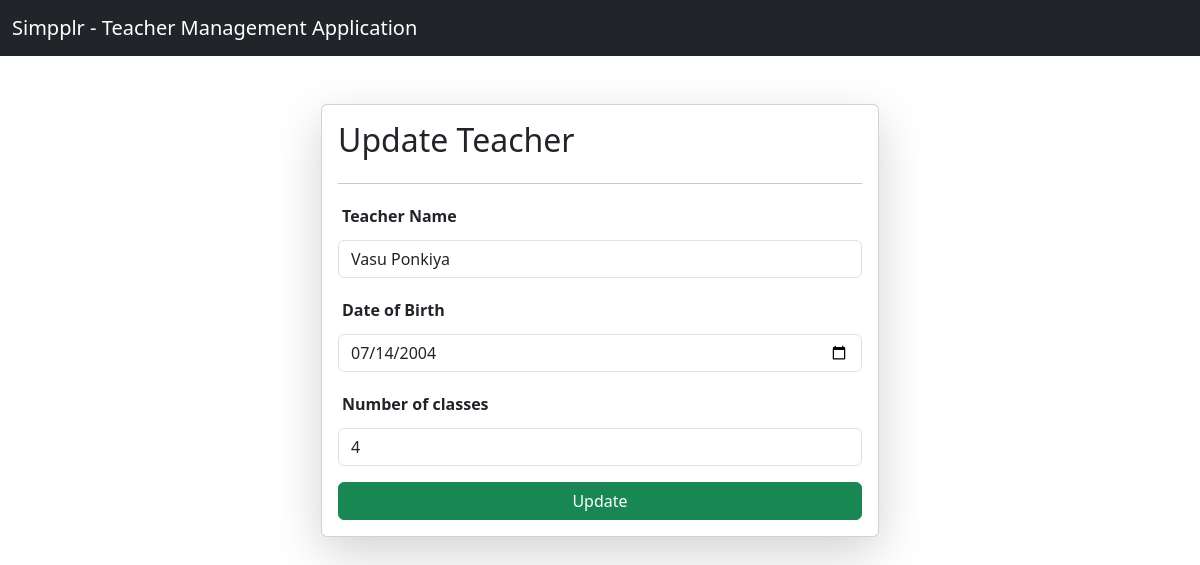
The page /update-teacher/2 on the database its author committed.
### teachers/models.py (models this page shows, shortened)
class Teacher(models.Model):
    full_name = models.CharField(max_length=250)
    age = models.PositiveIntegerField()
    date_of_birth = models.DateField()
    number_of_classes = models.PositiveIntegerField()
    class Meta:
        unique_together = ('full_name', 'date_of_birth')

### teachers/views.py (the view, shortened to what this page needs)
# urls.py: path("update-teacher/<id>", update_teacher, name="update_teacher"),
def update_teacher(request, id):
    error_message = None
    queryset = Teacher.objects.get(id = id)
    context = {'teacher': queryset, 'error_message': error_message}
    return render(request, "home/update.html", context)

### teachers/templates/home/update.html (shortened to what this page needs)
{% extends 'base.html' %}
{% block body %}
  <div class="container mt-5">
    <form class="col-6 max-auto card p-3 shadow-lg container" method="post" enctype="multipart/form-data">
      <h2>Update Teacher</h2>
      <hr />
      <div class="mb-3">
        <div class="d-flex justify-content-start p-1">
          <label for="inputTeacherName" class="form-label"><b>Teacher Name</b></label>
        </div>
        <input type="text" value="{{ teacher.full_name }}" class="form-control" placeholder="Teacher Name" name="teacher_name" />
      </div>
      <div class="mb-3">
        <div class="d-flex justify-content-start p-1">
          <label for="inputTeacherDob" class="form-label"><b>Date of Birth</b></label>
        </div>
        <input type="date" value="{{ teacher.date_of_birth|date:'Y-m-d' }}" class="form-control" name="teacher_dob" />
      </div>
      <div class="mb-3">
        <div class="d-flex justify-content-start p-1">
          <label for="inputNumberOfClasses" class="form-label"><b>Number of classes</b></label>
        </div>
        <input type="number" value="{{ teacher.number_of_classes }}" class="form-control" placeholder="Number of Classes" name="teacher_number_of_classes" />
      </div>
      <button type="submit" class="btn btn-success">Update</button>
    </form>
  </div>
{% endblock %}

### rows shown on the page
Teacher: teacher_name "Vasu Ponkiya", teacher_dob "07/14/2004", teacher_number_of_classes "4"
